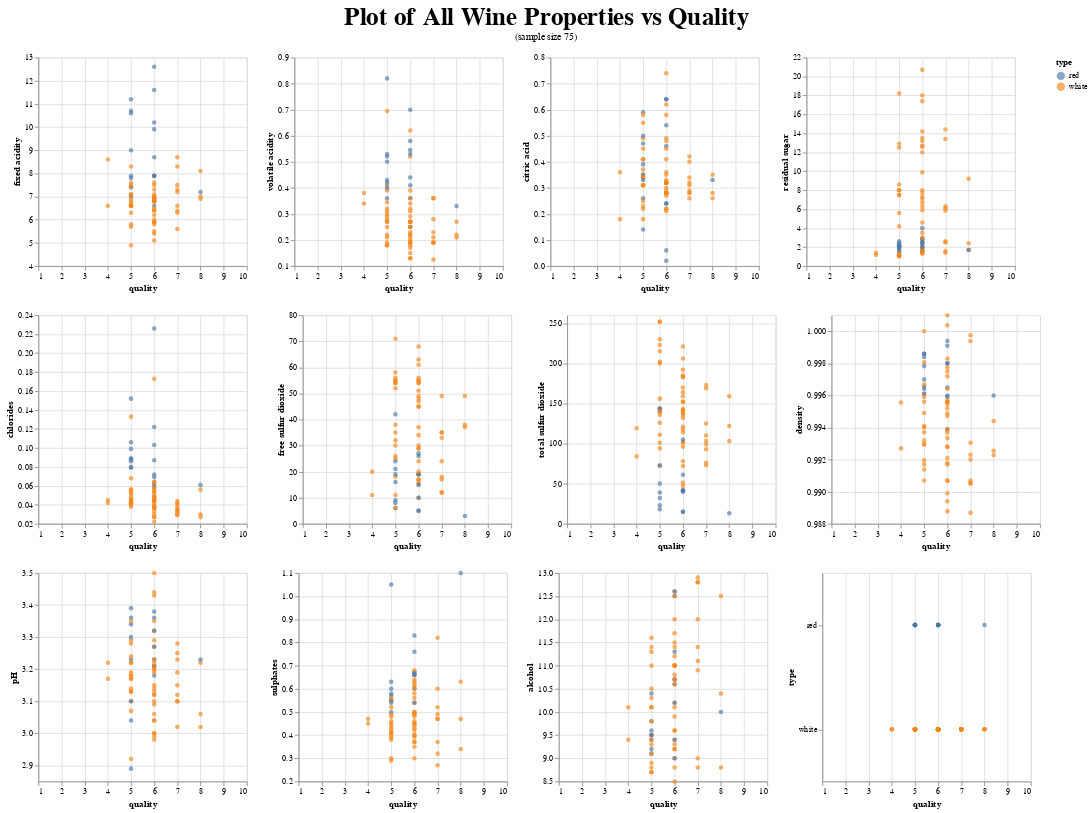

This figure's notebook cell:
### Code cell
plot_data = wine_train.sample(75)

wine_plot1 = (alt.Chart(plot_data)
             .mark_circle(opacity=0.65)
             .encode(
                 x=alt.X("quality", scale=alt.Scale(domain=[1,10], zero=False)),
                 y=alt.Y(alt.repeat("column"), type='quantitative', scale=alt.Scale(zero=False)),
                 color="type:N")
             .properties(
                 width=250,
                 height=250)
             .repeat(
                 column=["fixed acidity", "volatile acidity", "citric acid", "residual sugar"])
              .resolve_scale(y="independent"))

wine_plot2 = (alt.Chart(plot_data)
             .mark_circle(opacity=0.65)
             .encode(
                 x=alt.X("quality", scale=alt.Scale(domain=[1,10], zero=False)),
                 y=alt.Y(alt.repeat("column"), type='quantitative', scale=alt.Scale(zero=False)),
                 color="type:N")
             .properties(
                 width=250,
                 height=250)
             .repeat(
                 column=["chlorides", "free sulfur dioxide", "total sulfur dioxide", "density"])
              .resolve_scale(y="independent"))

wine_plot3 = (alt.Chart(plot_data)
             .mark_circle(opacity=0.65)
             .encode(
                 x=alt.X("quality", scale=alt.Scale(domain=[1,10], zero=False)),
                 y=alt.Y(alt.repeat("column"), type='quantitative', scale=alt.Scale(zero=False)),
                 color="type:N")
             .properties(
                 width=250,
                 height=250)
             .repeat(
                 column=["pH", "sulphates", "alcohol"])
              .resolve_scale(y="independent"))

wine_type_plot = (alt.Chart(plot_data)
             .mark_circle(opacity=0.65)
             .encode(
                 x=alt.X("quality", scale=alt.Scale(domain=[1,10], zero=False)),
                 y=alt.Y("type", scale=alt.Scale(zero=False)),
                 color="type:N")
             .properties(
                 width=250,
                 height=250))

wine_plot4 = alt.hconcat(wine_plot3, wine_type_plot)

wine_plot = alt.VConcatChart(vconcat=(wine_plot1, wine_plot2, wine_plot4), 
                             title=alt.TitleParams("Plot of All Wine Properties vs Quality", fontSize=30, subtitle="(sample size 75)", anchor="middle", dy=-10))

wine_plot

### Figure 1 — Vega-Lite specification as saved in the notebook (floating-point values rounded to 4 significant figures)
{"config": {"view": {"continuousWidth": 300, "continuousHeight": 300}}, "vconcat": [{"repeat": {"column": ["fixed acidity", "volatile acidity", "citric acid", "residual sugar"]}, "spec": {"data": {"name": "data-4f578a8cd9e3dc406e4159095f02d4b9"}, "mark": {"type": "circle", "opacity": 0.65}, "encoding": {"color": {"field": "type", "type": "nominal"}, "x": {"field": "quality", "scale": {"domain": [1, 10], "zero": false}, "type": "quantitative"}, "y": {"field": {"repeat": "column"}, "scale": {"zero": false}, "type": "quantitative"}}, "height": 250, "width": 250}, "resolve": {"scale": {"y": "independent"}}}, {"repeat": {"column": ["chlorides", "free sulfur dioxide", "total sulfur dioxide", "density"]}, "spec": {"data": {"name": "data-4f578a8cd9e3dc406e4159095f02d4b9"}, "mark": {"type": "circle", "opacity": 0.65}, "encoding": {"color": {"field": "type", "type": "nominal"}, "x": {"field": "quality", "scale": {"domain": [1, 10], "zero": false}, "type": "quantitative"}, "y": {"field": {"repeat": "column"}, "scale": {"zero": false}, "type": "quantitative"}}, "height": 250, "width": 250}, "resolve": {"scale": {"y": "independent"}}}, {"hconcat": [{"repeat": {"column": ["pH", "sulphates", "alcohol"]}, "spec": {"data": {"name": "data-4f578a8cd9e3dc406e4159095f02d4b9"}, "mark": {"type": "circle", "opacity": 0.65}, "encoding": {"color": {"field": "type", "type": "nominal"}, "x": {"field": "quality", "scale": {"domain": [1, 10], "zero": false}, "type": "quantitative"}, "y": {"field": {"repeat": "column"}, "scale": {"zero": false}, "type": "quantitative"}}, "height": 250, "width": 250}, "resolve": {"scale": {"y": "independent"}}}, {"data": {"name": "data-4f578a8cd9e3dc406e4159095f02d4b9"}, "mark": {"type": "circle", "opacity": 0.65}, "encoding": {"color": {"field": "type", "type": "nominal"}, "x": {"field": "quality", "scale": {"domain": [1, 10], "zero": false}, "type": "quantitative"}, "y": {"field": "type", "scale": {"zero": false}, "type": "nominal"}}, "height": 250, "width": 250}]}], "title": {"text": "Plot of All Wine Properties vs Quality", "anchor": "middle", "dy": -10, "fontSize": 30, "subtitle": "(sample size 75)"}, "$schema": "https://vega.github.io/schema/vega-lite/v5.6.1.json", "datasets": {"data-4f578a8cd9e3dc406e4159095f02d4b9": [{"fixed acidity": 6.6, "volatile acidity": 0.41, "citric acid": 0.31, "residual sugar": 1.6, "chlorides": 0.042, "free sulfur dioxide": 18.0, "total sulfur dioxide": 101.0, "density": 0.9919, "pH": 3.13, "sulphates": 0.41, "alcohol": 10.5, "quality": 5, "type": "white"}, {"fixed acidity": 7.1, "volatile acidity": 0.39, "citric acid": 0.35, "residual sugar": 12.5, "chlorides": 0.044, "free sulfur dioxide": 26.0, "total sulfur dioxide": 72.0, "density": 0.9941, "pH": 3.17, "sulphates": 0.29, "alcohol": 11.6, "quality": 5, "type": "white"}, {"fixed acidity": 10.6, "volatile acidity": 0.36, "citric acid": 0.59, "residual sugar": 2.2, "chlorides": 0.152, "free sulfur dioxide": 6.0, "total sulfur dioxide": 18.0, "density": 0.9986, "pH": 3.04, "sulphates": 1.05, "alcohol": 9.4, "quality": 5, "type": "red"}, {"fixed acidity": 6.8, "volatile acidity": 0.27, "citric acid": 0.32, "residual sugar": 1.5, "chlorides": 0.044, "free sulfur dioxide": 19.0, "total sulfur dioxide": 142.0, "density": 0.9921, "pH": 3.1, "sulphates": 0.43, "alcohol": 9.9, "quality": 6, "type": "white"}, {"fixed acidity": 6.8, "volatile acidity": 0.52, "citric acid": 0.32, "residual sugar": 13.2, "chlorides": 0.044, "free sulfur dioxide": 54.0, "total sulfur dioxide": 221.0, "density": 0.9972, "pH": 3.27, "sulphates": 0.5, "alcohol": 9.6, "quality": 6, "type": "white"}, {"fixed acidity": 8.3, "volatile acidity": 0.21, "citric acid": 0.4, "residual sugar": 1.6, "chlorides": 0.032, "free sulfur dioxide": 35.0, "total sulfur dioxide": 110.0, "density": 0.9907, "pH": 3.02, "sulphates": 0.6, "alcohol": 12.9, "quality": 7, "type": "white"}, {"fixed acidity": 9.9, "volatile acidity": 0.25, "citric acid": 0.46, "residual sugar": 1.7, "chlorides": 0.062, "free sulfur dioxide": 26.0, "total sulfur dioxide": 42.0, "density": 0.9959, "pH": 3.18, "sulphates": 0.83, "alcohol": 10.6, "quality": 6, "type": "red"}, {"fixed acidity": 6.6, "volatile acidity": 0.38, "citric acid": 0.18, "residual sugar": 1.2, "chlorides": 0.042, "free sulfur dioxide": 20.0, "total sulfur dioxide": 84.0, "density": 0.9927, "pH": 3.22, "sulphates": 0.45, "alcohol": 10.1, "quality": 4, "type": "white"}, {"fixed acidity": 6.8, "volatile acidity": 0.2, "citric acid": 0.28, "residual sugar": 12.6, "chlorides": 0.048, "free sulfur dioxide": 54.0, "total sulfur dioxide": 136.0, "density": 0.9956, "pH": 3.19, "sulphates": 0.37, "alcohol": 10.7, "quality": 6, "type": "white"}, {"fixed acidity": 7.9, "volatile acidity": 0.52, "citric acid": 0.26, "residual sugar": 1.9, "chlorides": 0.079, "free sulfur dioxide": 42.0, "total sulfur dioxide": 140.0, "density": 0.9964, "pH": 3.23, "sulphates": 0.54, "alcohol": 9.5, "quality": 5, "type": "red"}, {"fixed acidity": 6.9, "volatile acidity": 0.21, "citric acid": 0.28, "residual sugar": 2.4, "chlorides": 0.056, "free sulfur dioxide": 49.0, "total sulfur dioxide": 159.0, "density": 0.9944, "pH": 3.02, "sulphates": 0.47, "alcohol": 8.8, "quality": 8, "type": "white"}, {"fixed acidity": 9.0, "volatile acidity": 0.82, "citric acid": 0.14, "residual sugar": 2.6, "chlorides": 0.089, "free sulfur dioxide": 9.0, "total sulfur dioxide": 23.0, "density": 0.9984, "pH": 3.39, "sulphates": 0.63, "alcohol": 9.8, "quality": 5, "type": "red"}, {"fixed acidity": 6.6, "volatile acidity": 0.3, "citric acid": 0.45, "residual sugar": 8.0, "chlorides": 0.038, "free sulfur dioxide": 54.0, "total sulfur dioxide": 200.0, "density": 0.9956, "pH": 3.18, "sulphates": 0.48, "alcohol": 9.5, "quality": 5, "type": "white"}, {"fixed acidity": 7.5, "volatile acidity": 0.28, "citric acid": 0.41, "residual sugar": 1.3, "chlorides": 0.044, "free sulfur dioxide": 11.0, "total sulfur dioxide": 126.0, "density": 0.9929, "pH": 3.28, "sulphates": 0.45, "alcohol": 10.3, "quality": 5, "type": "white"}, {"fixed acidity": 5.4, "volatile acidity": 0.15, "citric acid": 0.32, "residual sugar": 2.5, "chlorides": 0.037, "free sulfur dioxide": 10.0, "total sulfur dioxide": 51.0, "density": 0.9888, "pH": 3.04, "sulphates": 0.58, "alcohol": 12.6, "quality": 6, "type": "white"}, {"fixed acidity": 7.3, "volatile acidity": 0.28, "citric acid": 0.42, "residual sugar": 14.4, "chlorides": 0.04, "free sulfur dioxide": 49.0, "total sulfur dioxide": 173.0, "density": 0.9994, "pH": 3.28, "sulphates": 0.82, "alcohol": 9.0, "quality": 7, "type": "white"}, {"fixed acidity": 10.2, "volatile acidity": 0.36, "citric acid": 0.64, "residual sugar": 2.9, "chlorides": 0.122, "free sulfur dioxide": 10.0, "total sulfur dioxide": 41.0, "density": 0.998, "pH": 3.23, "sulphates": 0.66, "alcohol": 12.5, "quality": 6, "type": "red"}, {"fixed acidity": 6.8, "volatile acidity": 0.19, "citric acid": 0.58, "residual sugar": 14.2, "chlorides": 0.038, "free sulfur dioxide": 51.0, "total sulfur dioxide": 164.0, "density": 0.9975, "pH": 3.12, "sulphates": 0.48, "alcohol": 9.6, "quality": 6, "type": "white"}, {"fixed acidity": 8.7, "volatile acidity": 0.23, "citric acid": 0.32, "residual sugar": 13.4, "chlorides": 0.044, "free sulfur dioxide": 35.0, "total sulfur dioxide": 169.0, "density": 0.9998, "pH": 3.12, "sulphates": 0.47, "alcohol": 8.8, "quality": 7, "type": "white"}, {"fixed acidity": 6.6, "volatile acidity": 0.58, "citric acid": 0.02, "residual sugar": 2.4, "chlorides": 0.069, "free sulfur dioxide": 19.0, "total sulfur dioxide": 40.0, "density": 0.9939, "pH": 3.38, "sulphates": 0.66, "alcohol": 12.6, "quality": 6, "type": "red"}, {"fixed acidity": 6.6, "volatile acidity": 0.36, "citric acid": 0.28, "residual sugar": 6.1, "chlorides": 0.029, "free sulfur dioxide": 12.0, "total sulfur dioxide": 93.0, "density": 0.9905, "pH": 3.19, "sulphates": 0.27, "alcohol": 12.8, "quality": 7, "type": "white"}, {"fixed acidity": 7.9, "volatile acidity": 0.19, "citric acid": 0.45, "residual sugar": 1.5, "chlorides": 0.045, "free sulfur dioxide": 17.0, "total sulfur dioxide": 96.0, "density": 0.9917, "pH": 3.13, "sulphates": 0.39, "alcohol": 11.0, "quality": 6, "type": "white"}, {"fixed acidity": 7.3, "volatile acidity": 0.36, "citric acid": 0.62, "residual sugar": 7.1, "chlorides": 0.033, "free sulfur dioxide": 48.0, "total sulfur dioxide": 185.0, "density": 0.9947, "pH": 3.14, "sulphates": 0.62, "alcohol": 10.6, "quality": 6, "type": "white"}, {"fixed acidity": 7.6, "volatile acidity": 0.19, "citric acid": 0.41, "residual sugar": 1.1, "chlorides": 0.04, "free sulfur dioxide": 38.0, "total sulfur dioxide": 143.0, "density": 0.9907, "pH": 2.92, "sulphates": 0.42, "alcohol": 11.4, "quality": 5, "type": "white"}, {"fixed acidity": 10.7, "volatile acidity": 0.43, "citric acid": 0.39, "residual sugar": 2.2, "chlorides": 0.106, "free sulfur dioxide": 8.0, "total sulfur dioxide": 32.0, "density": 0.9986, "pH": 2.89, "sulphates": 0.5, "alcohol": 9.6, "quality": 5, "type": "red"}, {"fixed acidity": 7.9, "volatile acidity": 0.545, "citric acid": 0.06, "residual sugar": 4.0, "chlorides": 0.087, "free sulfur dioxide": 27.0, "total sulfur dioxide": 61.0, "density": 0.9965, "pH": 3.36, "sulphates": 0.67, "alcohol": 10.7, "quality": 6, "type": "red"}, {"fixed acidity": 7.1, "volatile acidity": 0.32, "citric acid": 0.3, "residual sugar": 9.9, "chlorides": 0.041, "free sulfur dioxide": 63.0, "total sulfur dioxide": 192.0, "density": 0.9964, "pH": 3.12, "sulphates": 0.49, "alcohol": 10.2, "quality": 6, "type": "white"}, {"fixed acidity": 11.6, "volatile acidity": 0.44, "citric acid": 0.64, "residual sugar": 2.1, "chlorides": 0.059, "free sulfur dioxide": 5.0, "total sulfur dioxide": 15.0, "density": 0.998, "pH": 3.21, "sulphates": 0.67, "alcohol": 10.2, "quality": 6, "type": "red"}, {"fixed acidity": 12.6, "volatile acidity": 0.41, "citric acid": 0.54, "residual sugar": 2.8, "chlorides": 0.103, "free sulfur dioxide": 19.0, "total sulfur dioxide": 41.0, "density": 0.9994, "pH": 3.21, "sulphates": 0.76, "alcohol": 11.3, "quality": 6, "type": "red"}, {"fixed acidity": 8.6, "volatile acidity": 0.34, "citric acid": 0.36, "residual sugar": 1.4, "chlorides": 0.045, "free sulfur dioxide": 11.0, "total sulfur dioxide": 119.0, "density": 0.9956, "pH": 3.17, "sulphates": 0.47, "alcohol": 9.4, "quality": 4, "type": "white"}, {"fixed acidity": 5.8, "volatile acidity": 0.31, "citric acid": 0.31, "residual sugar": 7.5, "chlorides": 0.052, "free sulfur dioxide": 55.0, "total sulfur dioxide": 230.0, "density": 0.9949, "pH": 3.19, "sulphates": 0.46, "alcohol": 9.8, "quality": 5, "type": "white"}, {"fixed acidity": 6.4, "volatile acidity": 0.125, "citric acid": 0.29, "residual sugar": 5.85, "chlorides": 0.042, "free sulfur dioxide": 24.0, "total sulfur dioxide": 99.0, "density": 0.992, "pH": 3.23, "sulphates": 0.32, "alcohol": 12.0, "quality": 7, "type": "white"}, {"fixed acidity": 6.9, "volatile acidity": 0.17, "citric acid": 0.22, "residual sugar": 4.6, "chlorides": 0.064, "free sulfur dioxide": 55.0, "total sulfur dioxide": 152.0, "density": 0.9952, "pH": 3.29, "sulphates": 0.37, "alcohol": 9.3, "quality": 6, "type": "white"}, {"fixed acidity": 6.3, "volatile acidity": 0.36, "citric acid": 0.28, "residual sugar": 2.5, "chlorides": 0.035, "free sulfur dioxide": 18.0, "total sulfur dioxide": 73.0, "density": 0.9887, "pH": 3.1, "sulphates": 0.47, "alcohol": 12.8, "quality": 7, "type": "white"}, {"fixed acidity": 7.4, "volatile acidity": 0.5, "citric acid": 0.47, "residual sugar": 2.0, "chlorides": 0.086, "free sulfur dioxide": 21.0, "total sulfur dioxide": 73.0, "density": 0.997, "pH": 3.36, "sulphates": 0.57, "alcohol": 9.1, "quality": 5, "type": "red"}, {"fixed acidity": 7.0, "volatile acidity": 0.27, "citric acid": 0.74, "residual sugar": 1.3, "chlorides": 0.173, "free sulfur dioxide": 34.0, "total sulfur dioxide": 121.0, "density": 0.9933, "pH": 3.04, "sulphates": 0.46, "alcohol": 9.2, "quality": 6, "type": "white"}, {"fixed acidity": 7.4, "volatile acidity": 0.25, "citric acid": 0.49, "residual sugar": 1.1, "chlorides": 0.042, "free sulfur dioxide": 35.0, "total sulfur dioxide": 156.0, "density": 0.9917, "pH": 3.13, "sulphates": 0.55, "alcohol": 11.3, "quality": 5, "type": "white"}, {"fixed acidity": 5.9, "volatile acidity": 0.29, "citric acid": 0.32, "residual sugar": 1.4, "chlorides": 0.022, "free sulfur dioxide": 17.0, "total sulfur dioxide": 47.0, "density": 0.9899, "pH": 3.35, "sulphates": 0.35, "alcohol": 11.5, "quality": 6, "type": "white"}, {"fixed acidity": 5.5, "volatile acidity": 0.31, "citric acid": 0.29, "residual sugar": 3.0, "chlorides": 0.027, "free sulfur dioxide": 16.0, "total sulfur dioxide": 102.0, "density": 0.9907, "pH": 3.23, "sulphates": 0.56, "alcohol": 11.2, "quality": 6, "type": "white"}, {"fixed acidity": 5.9, "volatile acidity": 0.62, "citric acid": 0.28, "residual sugar": 3.5, "chlorides": 0.039, "free sulfur dioxide": 55.0, "total sulfur dioxide": 152.0, "density": 0.9907, "pH": 3.44, "sulphates": 0.44, "alcohol": 12.0, "quality": 6, "type": "white"}, {"fixed acidity": 6.4, "volatile acidity": 0.18, "citric acid": 0.48, "residual sugar": 18.0, "chlorides": 0.054, "free sulfur dioxide": 56.0, "total sulfur dioxide": 183.0, "density": 1.0, "pH": 2.98, "sulphates": 0.61, "alcohol": 8.5, "quality": 6, "type": "white"}, {"fixed acidity": 6.7, "volatile acidity": 0.27, "citric acid": 0.25, "residual sugar": 8.0, "chlorides": 0.053, "free sulfur dioxide": 54.0, "total sulfur dioxide": 202.0, "density": 0.9961, "pH": 3.22, "sulphates": 0.43, "alcohol": 9.3, "quality": 5, "type": "white"}, {"fixed acidity": 6.9, "volatile acidity": 0.23, "citric acid": 0.41, "residual sugar": 8.0, "chlorides": 0.03, "free sulfur dioxide": 30.0, "total sulfur dioxide": 114.0, "density": 0.9937, "pH": 3.22, "sulphates": 0.54, "alcohol": 11.0, "quality": 6, "type": "white"}, {"fixed acidity": 6.9, "volatile acidity": 0.34, "citric acid": 0.49, "residual sugar": 7.3, "chlorides": 0.045, "free sulfur dioxide": 61.0, "total sulfur dioxide": 206.0, "density": 0.9957, "pH": 3.09, "sulphates": 0.4, "alcohol": 9.0, "quality": 6, "type": "white"}, {"fixed acidity": 7.0, "volatile acidity": 0.42, "citric acid": 0.35, "residual sugar": 1.6, "chlorides": 0.088, "free sulfur dioxide": 16.0, "total sulfur dioxide": 39.0, "density": 0.9961, "pH": 3.34, "sulphates": 0.55, "alcohol": 9.2, "quality": 5, "type": "red"}, {"fixed acidity": 6.6, "volatile acidity": 0.21, "citric acid": 0.34, "residual sugar": 5.6, "chlorides": 0.046, "free sulfur dioxide": 30.0, "total sulfur dioxide": 140.0, "density": 0.993, "pH": 3.22, "sulphates": 0.38, "alcohol": 11.0, "quality": 5, "type": "white"}, {"fixed acidity": 8.1, "volatile acidity": 0.27, "citric acid": 0.35, "residual sugar": 1.7, "chlorides": 0.03, "free sulfur dioxide": 38.0, "total sulfur dioxide": 103.0, "density": 0.9926, "pH": 3.22, "sulphates": 0.63, "alcohol": 10.4, "quality": 8, "type": "white"}, {"fixed acidity": 7.0, "volatile acidity": 0.22, "citric acid": 0.26, "residual sugar": 9.2, "chlorides": 0.027, "free sulfur dioxide": 37.0, "total sulfur dioxide": 122.0, "density": 0.9923, "pH": 3.06, "sulphates": 0.34, "alcohol": 12.5, "quality": 8, "type": "white"}, {"fixed acidity": 5.6, "volatile acidity": 0.19, "citric acid": 0.26, "residual sugar": 1.4, "chlorides": 0.03, "free sulfur dioxide": 12.0, "total sulfur dioxide": 76.0, "density": 0.9905, "pH": 3.25, "sulphates": 0.37, "alcohol": 10.9, "quality": 7, "type": "white"}, {"fixed acidity": 5.8, "volatile acidity": 0.13, "citric acid": 0.22, "residual sugar": 12.7, "chlorides": 0.058, "free sulfur dioxide": 24.0, "total sulfur dioxide": 183.0, "density": 0.9956, "pH": 3.32, "sulphates": 0.42, "alcohol": 11.7, "quality": 6, "type": "white"}, {"fixed acidity": 7.2, "volatile acidity": 0.33, "citric acid": 0.33, "residual sugar": 1.7, "chlorides": 0.061, "free sulfur dioxide": 3.0, "total sulfur dioxide": 13.0, "density": 0.996, "pH": 3.23, "sulphates": 1.1, "alcohol": 10.0, "quality": 8, "type": "red"}, {"fixed acidity": 6.8, "volatile acidity": 0.32, "citric acid": 0.18, "residual sugar": 7.5, "chlorides": 0.041, "free sulfur dioxide": 71.0, "total sulfur dioxide": 223.0, "density": 0.9959, "pH": 3.14, "sulphates": 0.41, "alcohol": 8.9, "quality": 5, "type": "white"}, {"fixed acidity": 6.4, "volatile acidity": 0.21, "citric acid": 0.28, "residual sugar": 5.9, "chlorides": 0.047, "free sulfur dioxide": 29.0, "total sulfur dioxide": 101.0, "density": 0.9928, "pH": 3.15, "sulphates": 0.4, "alcohol": 11.0, "quality": 6, "type": "white"}, {"fixed acidity": 6.3, "volatile acidity": 0.695, "citric acid": 0.55, "residual sugar": 12.9, "chlorides": 0.056, "free sulfur dioxide": 58.0, "total sulfur dioxide": 252.0, "density": 0.9981, "pH": 3.29, "sulphates": 0.49, "alcohol": 8.7, "quality": 5, "type": "white"}, {"fixed acidity": 7.5, "volatile acidity": 0.19, "citric acid": 0.34, "residual sugar": 2.6, "chlorides": 0.037, "free sulfur dioxide": 33.0, "total sulfur dioxide": 125.0, "density": 0.9923, "pH": 3.1, "sulphates": 0.49, "alcohol": 11.1, "quality": 7, "type": "white"}, {"fixed acidity": 7.5, "volatile acidity": 0.22, "citric acid": 0.33, "residual sugar": 6.7, "chlorides": 0.036, "free sulfur dioxide": 45.0, "total sulfur dioxide": 138.0, "density": 0.9939, "pH": 3.2, "sulphates": 0.68, "alcohol": 11.4, "quality": 6, "type": "white"}, {"fixed acidity": 7.6, "volatile acidity": 0.22, "citric acid": 0.28, "residual sugar": 12.0, "chlorides": 0.056, "free sulfur dioxide": 68.0, "total sulfur dioxide": 143.0, "density": 0.9983, "pH": 2.99, "sulphates": 0.3, "alcohol": 9.2, "quality": 6, "type": "white"}, {"fixed acidity": 5.7, "volatile acidity": 0.18, "citric acid": 0.22, "residual sugar": 4.2, "chlorides": 0.042, "free sulfur dioxide": 25.0, "total sulfur dioxide": 111.0, "density": 0.994, "pH": 3.35, "sulphates": 0.39, "alcohol": 9.4, "quality": 5, "type": "white"}, {"fixed acidity": 4.9, "volatile acidity": 0.345, "citric acid": 0.34, "residual sugar": 1.0, "chlorides": 0.068, "free sulfur dioxide": 32.0, "total sulfur dioxide": 143.0, "density": 0.9914, "pH": 3.24, "sulphates": 0.4, "alcohol": 10.1, "quality": 5, "type": "white"}, {"fixed acidity": 6.6, "volatile acidity": 0.22, "citric acid": 0.58, "residual sugar": 1.1, "chlorides": 0.133, "free sulfur dioxide": 52.0, "total sulfur dioxide": 136.0, "density": 0.9932, "pH": 3.1, "sulphates": 0.3, "alcohol": 9.1, "quality": 5, "type": "white"}, {"fixed acidity": 8.7, "volatile acidity": 0.7, "citric acid": 0.24, "residual sugar": 2.5, "chlorides": 0.226, "free sulfur dioxide": 5.0, "total sulfur dioxide": 15.0, "density": 0.9991, "pH": 3.32, "sulphates": 0.6, "alcohol": 9.0, "quality": 6, "type": "red"}, {"fixed acidity": 8.3, "volatile acidity": 0.18, "citric acid": 0.37, "residual sugar": 1.2, "chlorides": 0.049, "free sulfur dioxide": 6.0, "total sulfur dioxide": 94.0, "density": 0.9937, "pH": 3.18, "sulphates": 0.52, "alcohol": 10.1, "quality": 5, "type": "white"}, {"fixed acidity": 6.9, "volatile acidity": 0.19, "citric acid": 0.35, "residual sugar": 13.5, "chlorides": 0.038, "free sulfur dioxide": 49.0, "total sulfur dioxide": 118.0, "density": 0.9955, "pH": 3.0, "sulphates": 0.63, "alcohol": 10.7, "quality": 6, "type": "white"}, {"fixed acidity": 5.9, "volatile acidity": 0.13, "citric acid": 0.28, "residual sugar": 1.9, "chlorides": 0.05, "free sulfur dioxide": 20.0, "total sulfur dioxide": 78.0, "density": 0.9918, "pH": 3.43, "sulphates": 0.64, "alcohol": 10.8, "quality": 6, "type": "white"}, {"fixed acidity": 6.5, "volatile acidity": 0.25, "citric acid": 0.27, "residual sugar": 17.4, "chlorides": 0.064, "free sulfur dioxide": 29.0, "total sulfur dioxide": 140.0, "density": 0.9978, "pH": 3.2, "sulphates": 0.49, "alcohol": 10.1, "quality": 6, "type": "white"}, {"fixed acidity": 7.2, "volatile acidity": 0.19, "citric acid": 0.31, "residual sugar": 6.3, "chlorides": 0.034, "free sulfur dioxide": 17.0, "total sulfur dioxide": 103.0, "density": 0.993, "pH": 3.15, "sulphates": 0.52, "alcohol": 11.4, "quality": 7, "type": "white"}, {"fixed acidity": 7.8, "volatile acidity": 0.53, "citric acid": 0.33, "residual sugar": 2.4, "chlorides": 0.08, "free sulfur dioxide": 24.0, "total sulfur dioxide": 144.0, "density": 0.9966, "pH": 3.3, "sulphates": 0.6, "alcohol": 9.5, "quality": 5, "type": "red"}, {"fixed acidity": 5.1, "volatile acidity": 0.39, "citric acid": 0.21, "residual sugar": 1.7, "chlorides": 0.027, "free sulfur dioxide": 15.0, "total sulfur dioxide": 72.0, "density": 0.9894, "pH": 3.5, "sulphates": 0.45, "alcohol": 12.5, "quality": 6, "type": "white"}, {"fixed acidity": 7.1, "volatile acidity": 0.27, "citric acid": 0.31, "residual sugar": 18.2, "chlorides": 0.046, "free sulfur dioxide": 55.0, "total sulfur dioxide": 252.0, "density": 1.0, "pH": 3.07, "sulphates": 0.56, "alcohol": 8.7, "quality": 5, "type": "white"}, {"fixed acidity": 6.0, "volatile acidity": 0.25, "citric acid": 0.28, "residual sugar": 7.7, "chlorides": 0.053, "free sulfur dioxide": 37.0, "total sulfur dioxide": 132.0, "density": 0.9949, "pH": 3.06, "sulphates": 0.5, "alcohol": 9.4, "quality": 6, "type": "white"}, {"fixed acidity": 6.9, "volatile acidity": 0.29, "citric acid": 0.23, "residual sugar": 8.6, "chlorides": 0.056, "free sulfur dioxide": 56.0, "total sulfur dioxide": 215.0, "density": 0.9967, "pH": 3.17, "sulphates": 0.44, "alcohol": 8.8, "quality": 5, "type": "white"}, {"fixed acidity": 7.0, "volatile acidity": 0.27, "citric acid": 0.36, "residual sugar": 20.7, "chlorides": 0.045, "free sulfur dioxide": 45.0, "total sulfur dioxide": 170.0, "density": 1.001, "pH": 3.0, "sulphates": 0.45, "alcohol": 8.8, "quality": 6, "type": "white"}, {"fixed acidity": 7.9, "volatile acidity": 0.53, "citric acid": 0.24, "residual sugar": 2.0, "chlorides": 0.072, "free sulfur dioxide": 15.0, "total sulfur dioxide": 105.0, "density": 0.996, "pH": 3.27, "sulphates": 0.54, "alcohol": 9.4, "quality": 6, "type": "red"}, {"fixed acidity": 6.2, "volatile acidity": 0.27, "citric acid": 0.32, "residual sugar": 6.3, "chlorides": 0.048, "free sulfur dioxide": 47.0, "total sulfur dioxide": 159.0, "density": 0.9928, "pH": 3.21, "sulphates": 0.6, "alcohol": 11.0, "quality": 6, "type": "white"}, {"fixed acidity": 11.2, "volatile acidity": 0.4, "citric acid": 0.5, "residual sugar": 2.0, "chlorides": 0.099, "free sulfur dioxide": 19.0, "total sulfur dioxide": 50.0, "density": 0.9978, "pH": 3.1, "sulphates": 0.58, "alcohol": 10.4, "quality": 5, "type": "red"}]}}
